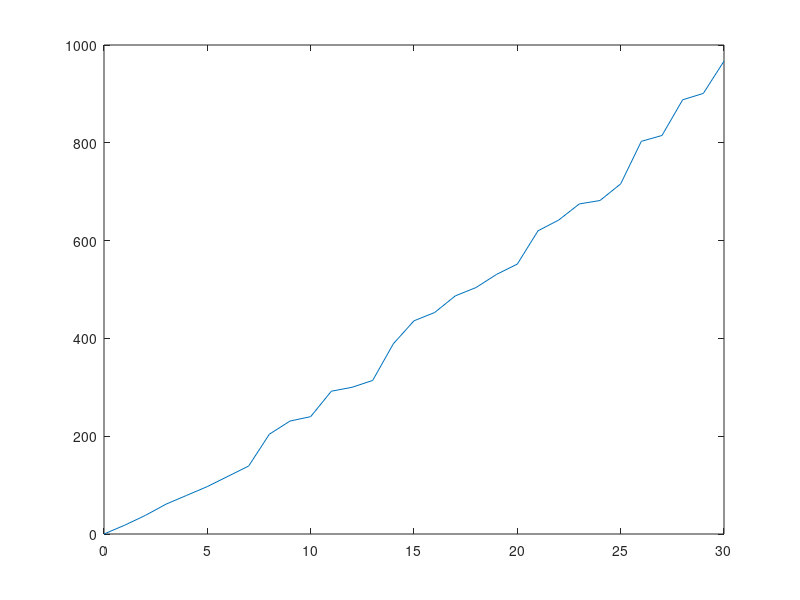

The MATLAB source for this figure: (Note: this script raises an error after producing the figure.)
clc;
clearvars;

addpath('../velocity');

time = 0:30;
velocity_data = [0 18 38 61 79 97 118 139 204 231 240 292 300 314 389 436 453 487 504 531 552 620 642 675 682 716 803 815 888 901 967];

plot(time, velocity_data);
hold on

velocity_theoretical = zeros(1, length(time));
for i = 0:30
    velocity_theoretical(i+1) = velocity(i);
end
plot(time, velocity_theoretical);

rmpath('../velocity/');

xlabel('Time (s)');
ylabel('Velocity (m/s)');
legend('Experimental Data', 'Theoretical Values');

rm_error = sqrt(mean((velocity_data - velocity_theoretical).^2));
disp(rm_error);
